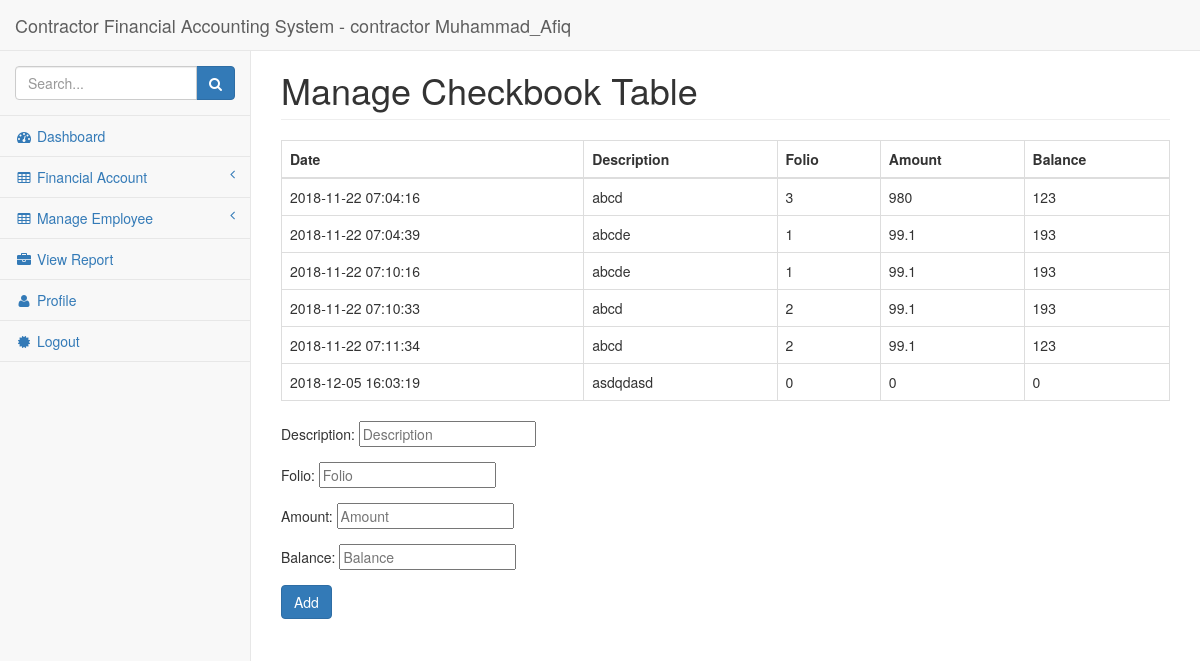
Page /user/index.php?page=edit_checkbooktable (signed in) on the committed database.
### tables this page shows
CREATE TABLE `checkbook` (
  `id` int(11) NOT NULL,
  `date` timestamp NOT NULL DEFAULT CURRENT_TIMESTAMP ON UPDATE CURRENT_TIMESTAMP,
  `description` varchar(255) NOT NULL,
  `folio` int(11) NOT NULL,
  `amount` double NOT NULL,
  `balance` double NOT NULL
);

### user/includes/edit_checkbooktable.php (the view, shortened to what this page needs)
<div class="row">
    <div class="col-lg-12">
        <h1 class="page-header">Manage Checkbook Table</h1>
    </div>
</div>
	<div class="row">
	<div class="col-lg-12">
		<table class="table table-bordered">
			<thead>
				<tr>
					<th>Date</th>
					<th>Description</th>
					<th>Folio</th>
					<th>Amount</th>
					<th>Balance</th>
				</tr>
			</thead>
			<tbody>
				<?php
				$query = "SELECT * FROM checkbook";
				$query_result = mysqli_query($conn, $query);
				while ($row=mysqli_fetch_assoc($query_result)) {
					$db_date = $row['date'];
					$db_description = $row['description'];
					$db_folio = $row['folio'];
					$db_amount = $row['amount'];
					$db_balance = $row['balance'];
					?>
					<tr>
						<td><?php echo $db_date; ?></td>
						<td><?php echo $db_description; ?></td>
						<td><?php echo $db_folio; ?></td>
						<td><?php echo $db_amount; ?></td>
						<td><?php echo $db_balance; ?></td>
					</tr>
					<?php
				}
				 ?>
			</tbody>
		</table>
	</div>
	</div>
<div class="row">
	<div class="col-lg-12">
		<div class="row">
			<div class="col-lg-4">
				<form action="" method="post">
					<div class="form-group">
						Description: <input type="text" name="description" placeholder="Description" required>
					</div>
					<div class="form-group">
						Folio: <input type="text" name="folio" placeholder="Folio" required>
					</div>
					<div class="form-group">
						Amount: <input type="text" name="amount" placeholder="Amount">
					</div>
					<div class="form-group">
						Balance: <input type="text" name="balance" placeholder="Balance" required>
					</div>
					<div class="form-group">
						<input type="submit" name="add" class="btn btn-primary" value="Add">
					</div>
				</form>
			</div>
		</div>
	</div>
</div>

### user/css/startmin.css (style rules this page uses)
body { background-color: #f8f8f8; }

### rows in the picture
checkbook: date "2018-11-22 07:04:16", description "abcd", folio "3", amount "980", balance "123"
checkbook: date "2018-11-22 07:04:39", description "abcde", folio "1", amount "99.1", balance "193"
checkbook: date "2018-11-22 07:10:16", description "abcde", folio "1", amount "99.1", balance "193"
checkbook: date "2018-11-22 07:10:33", description "abcd", folio "2", amount "99.1", balance "193"
checkbook: date "2018-11-22 07:11:34", description "abcd", folio "2", amount "99.1", balance "123"
checkbook: date "2018-12-05 16:03:19", description "asdqdasd", folio "0", amount "0", balance "0"

### other values in the picture
$_SESSION['role'] "contractor"
$_SESSION['user'] "Muhammad_Afiq"
